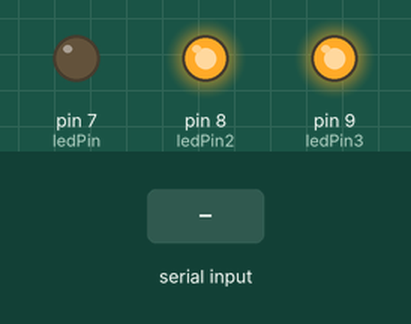
This sketch was run on a simulated Arduino Uno, built with avr-gcc and run on an emulated ATmega328P. Shown: output pins drawn as LEDs (lit = HIGH). The inputs (shaded band) are chosen by the test bench.

Above: at 1.2 s.
1.3 s: "1" received over Serial
At 1.7 s:
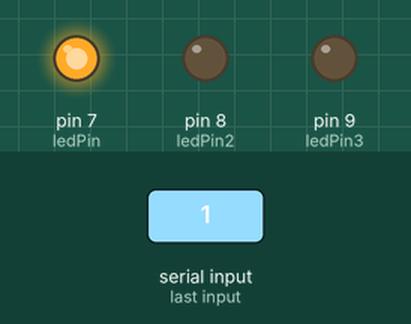
Timing chart, 0 to 7.8 s (numbered marks = the images above; inputs shaded):
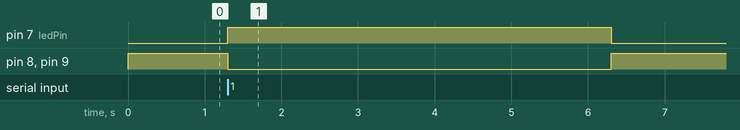

Measured:
- after the input at 1.3 s, pin 7 (ledPin): LOW → HIGH at once, → LOW 5.0 s later; pin 8 (ledPin2), pin 9 (ledPin3): HIGH → LOW at once, → HIGH 5.0 s later

The sketch:

codeard.ino
```cpp
const int ledPin = 7;   // the arterial road signal
const int ledPin2 = 8;  // side road red signal
const int ledPin3 = 9;  // main road green signal

bool ledOn = false;
bool led1On = false;  // Flag to track the state of ledPin1
unsigned long previousMillis = 0;
long interval = 0;

void setup() {
  Serial.begin(9600);  // Initialize serial communication
  pinMode(ledPin, OUTPUT);  // Set the LED pin as an output
  pinMode(ledPin2, OUTPUT); // Set the second LED pin as an output
  pinMode(ledPin3, OUTPUT); // Set the third LED pin as an output

  digitalWrite(ledPin2, HIGH);  // Turn on ledPin2 from the start
  digitalWrite(ledPin3, HIGH);  // Turn on ledPin3 from the start
}

void loop() {
  if (Serial.available() > 0) {
    char val = Serial.read();  // Read serial input

    // If '1' is received, turn on the LED and remember the time for 5 seconds
    if (val == '1') {
      digitalWrite(ledPin, HIGH);
      digitalWrite(ledPin2, LOW);  // Turn off ledPin2
      digitalWrite(ledPin3, LOW);  // Turn on ledPin3
      ledOn = true;
      led1On = true;  // Set the flag for ledPin1
      interval = 5000;  // 5 seconds
      previousMillis = millis();
    }
    // If '2' is received, turn on the LED and remember the time for 15 seconds
    else if (val == '2') {
      digitalWrite(ledPin, HIGH);
      digitalWrite(ledPin2, LOW);  // Turn off ledPin2
      digitalWrite(ledPin3, LOW);  // Turn on ledPin3
      ledOn = true;
      led1On = false;  // Reset the flag for ledPin1
      interval = 15000;  // 15 seconds
      previousMillis = millis();
    }
  }

  // Check if the LED has been on for the specified interval
  if (ledOn && millis() - previousMillis >= interval) {
    digitalWrite(ledPin, LOW);  // Turn off the LED
    digitalWrite(ledPin2, HIGH);  // Turn on ledPin2
    digitalWrite(ledPin3, HIGH);  // Turn off ledPin3 if ledPin1 is on
    ledOn = false;  // Reset the flag
  }
}
```
